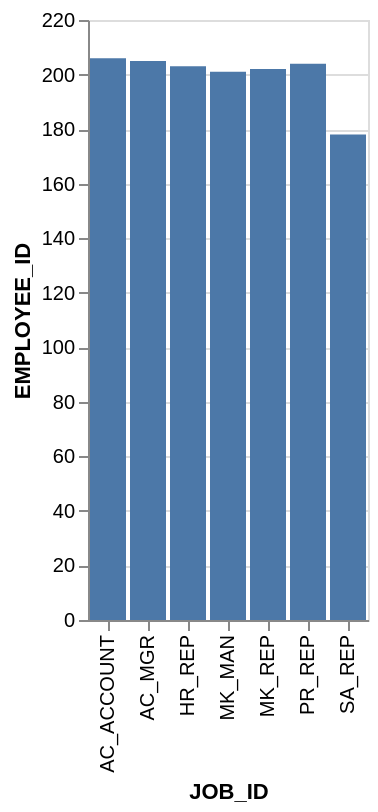

Vega-Lite specification for this chart:
### Vega-Lite specification from a JSON file in a GitHub repository (floating-point values rounded to 4 significant figures)
{"data": {"values": [{"x_data": "AC_ACCOUNT", "y_data": 206}, {"x_data": "AC_MGR", "y_data": 205}, {"x_data": "HR_REP", "y_data": 203}, {"x_data": "MK_MAN", "y_data": 201}, {"x_data": "MK_REP", "y_data": 202}, {"x_data": "PR_REP", "y_data": 204}, {"x_data": "SA_REP", "y_data": 178}]}, "mark": "bar", "encoding": {"x": {"field": "x_data", "type": "nominal", "title": "JOB_ID", "sort": "ascending"}, "y": {"field": "y_data", "type": "quantitative", "title": "EMPLOYEE_ID"}}}
